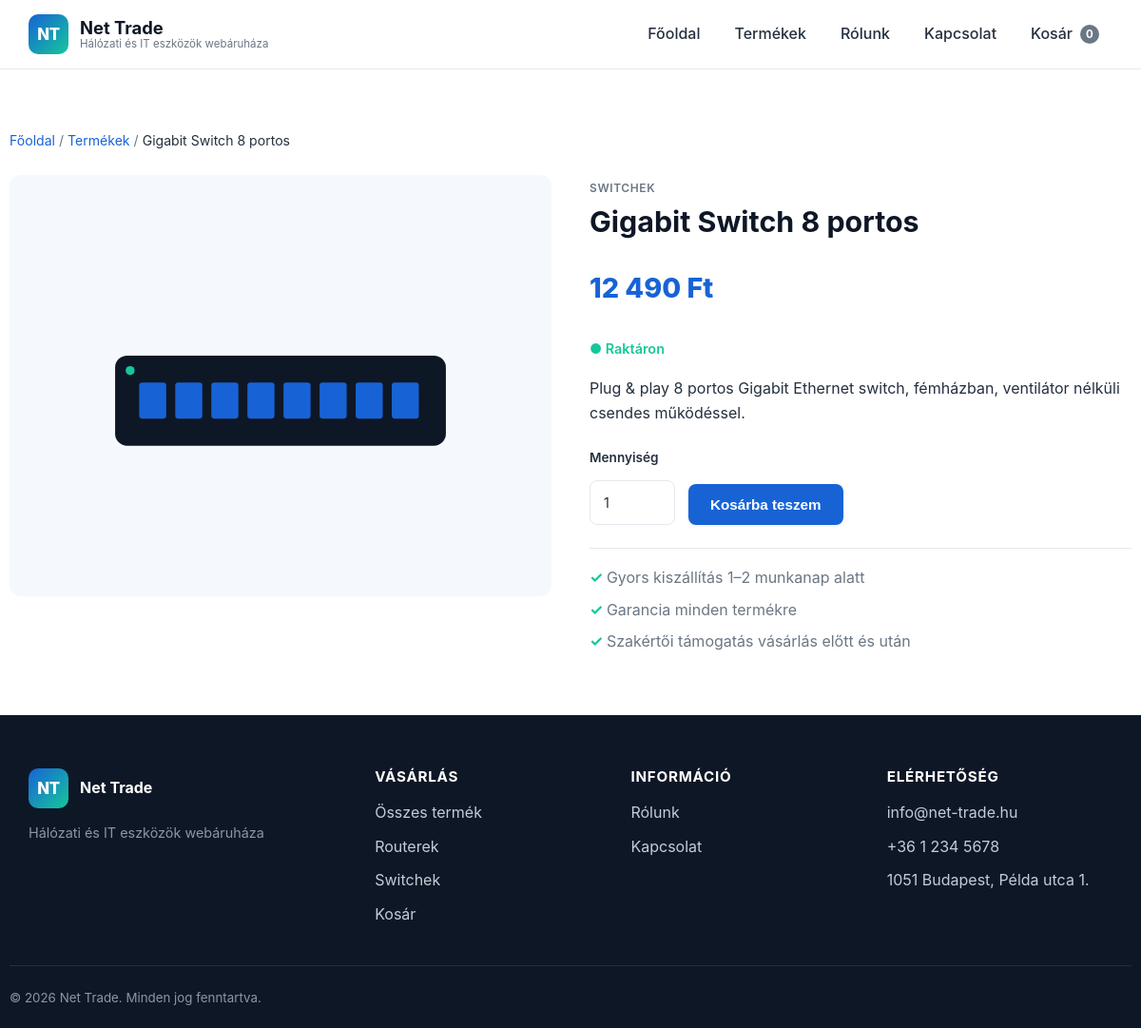
Screenshot of /termek/gigabit-switch-8-port with the database file from the repository.
### tables this page shows
CREATE TABLE IF NOT EXISTS products (
    id          INT AUTO_INCREMENT PRIMARY KEY,
    category_id INT DEFAULT NULL,
    slug        VARCHAR(140) NOT NULL UNIQUE,
    name        VARCHAR(200) NOT NULL,
    short       VARCHAR(300) DEFAULT NULL,
    description TEXT,
    price       DECIMAL(10,2) NOT NULL DEFAULT 0,
    image       VARCHAR(140) DEFAULT 'placeholder.svg',
    stock       INT NOT NULL DEFAULT 0,
    featured    TINYINT(1) NOT NULL DEFAULT 0,
    active      TINYINT(1) NOT NULL DEFAULT 1,
    created_at  TIMESTAMP DEFAULT CURRENT_TIMESTAMP,
    CONSTRAINT fk_products_category FOREIGN KEY (category_id)
        REFERENCES categories (id) ON DELETE SET NULL
);

CREATE TABLE IF NOT EXISTS categories (
    id    INT AUTO_INCREMENT PRIMARY KEY,
    slug  VARCHAR(80) NOT NULL UNIQUE,
    name  VARCHAR(120) NOT NULL,
    icon  VARCHAR(40) DEFAULT NULL
);

### app/Models/Product.php (called while the page is built, shortened)
<?php
final class Product
{
    public static function findBySlug(string $slug): ?array
    {
        $pdo = Database::getConnection();
        $stmt = $pdo->prepare(
            'SELECT p.*, c.slug AS category_slug, c.name AS category_name
             FROM products p LEFT JOIN categories c ON c.id = p.category_id
             WHERE p.slug = :slug AND p.active = 1 LIMIT 1'
        );
        $stmt->execute(['slug' => $slug]);
        $product = $stmt->fetch();
        return $product ?: null;
    }
}

### public/index.php (called while the page is built, shortened)
<?php
spl_autoload_register(static function (string $class): void {
    $prefix = 'App\\';
    $relative = substr($class, strlen($prefix));
    $file = dirname(__DIR__) . '/app/' . str_replace('\\', '/', $relative) . '.php';
});
$config = require dirname(__DIR__) . '/config/config.php';
$router = new Router();
$router->get('/', static function (): string {
    return View::render('home', [
        'title'      => null,
        'categories' => Category::all(),
        'featured'   => Product::featured(),
    ]);
});
$router->get('/termekek', static function (): string {
    $cat = isset($_GET['kategoria']) ? (string) $_GET['kategoria'] : null;
    $q   = isset($_GET['kereses']) ? trim((string) $_GET['kereses']) : null;
    return View::render('products/index', [
        'title'      => 'Termékek',
        'categories' => Category::all(),
        'products'   => Product::all($cat, $q),
        'activeCat'  => $cat,
        'search'     => $q,
    ]);
});
$router->get('/termek/{slug}', static function (array $params): string {
    $product = Product::findBySlug($params['slug']);
    if ($product === null) {
        http_response_code(404);
        return View::render('errors/404', ['title' => 'A termék nem található']);
    }
    return View::render('products/show', [
        'title'   => $product['name'],
        'product' => $product,
    ]);
});
$router->get('/kosar', static function (): string {
    return View::render('cart/index', [
        'title' => 'Kosár',
        'cart'  => Cart::detailed(),
    ]);
});
$router->post('/kosar/hozzaad', static function (): string {
    $id  = (int) ($_POST['product_id'] ?? 0);
    $qty = (int) ($_POST['qty'] ?? 1);
    if ($id > 0) {
        Cart::add($id, $qty);
    }
    redirect('/kosar');
    return '';
});
$router->post('/kosar/frissit', static function (): string {
    foreach (($_POST['qty'] ?? []) as $id => $qty) {
        Cart::update((int) $id, (int) $qty);
    }
    redirect('/kosar');
    return '';
});
$router->post('/kosar/torol', static function (): string {
    Cart::remove((int) ($_POST['product_id'] ?? 0));
    redirect('/kosar');
    return '';
});
$router->get('/penztar', static function (): string {
    return View::render('cart/checkout', [
        'title' => 'Pénztár',
        'cart'  => Cart::detailed(),
    ]);
});
$router->post('/penztar', static function (): string {
    $cart = Cart::detailed();
    if (empty($cart['lines'])) {
        redirect('/kosar');
        return '';
    }
    Cart::clear();
    return View::render('cart/success', [
        'title' => 'Sikeres rendelés',
        'name'  => trim((string) ($_POST['name'] ?? '')),
    ]);
});
$router->get('/kapcsolat', static function (): string {
    return View::render('contact', ['title' => 'Kapcsolat']);
});
$router->post('/kapcsolat', static function (): string {
    return View::render('contact', [
        'title' => 'Kapcsolat',
        'sent'  => true,
        'name'  => trim((string) ($_POST['name'] ?? '')),
    ]);
});
$router->get('/rolunk', static function (): string {
    return View::render('about', ['title' => 'Rólunk']);
});
$router->dispatch($_SERVER['REQUEST_METHOD'], $_SERVER['REQUEST_URI']);

### config/config.php (called while the page is built)
<?php
return [
    'app' => [
        'name'     => getenv('APP_NAME') ?: 'Net Trade',
        'tagline'  => 'Hálózati és IT eszközök webáruháza',
        'url'      => getenv('APP_URL') ?: 'http://localhost:8000',
        'env'      => getenv('APP_ENV') ?: 'local',
        'debug'    => filter_var(getenv('APP_DEBUG') ?: 'true', FILTER_VALIDATE_BOOL),
        'currency' => 'Ft',
    ],
    'contact' => [
        'email'   => 'info@net-trade.hu',
        'phone'   => '+36 1 234 5678',
        'address' => '1051 Budapest, Példa utca 1.',
    ],
    'database' => [
        'driver'   => getenv('DB_DRIVER') ?: 'mysql',
        'host'     => getenv('DB_HOST') ?: '127.0.0.1',
        'port'     => getenv('DB_PORT') ?: '3306',
        'name'     => getenv('DB_NAME') ?: 'net_trade',
        'user'     => getenv('DB_USER') ?: 'root',
        'password' => getenv('DB_PASSWORD') ?: '',
        'charset'  => 'utf8mb4',
    ],
];

### app/Core/View.php (called while the page is built, shortened)
<?php
final class View
{
    public static function render(string $template, array $data = [], string $layout = 'main'): string
    {
        $config = require dirname(__DIR__, 2) . '/config/config.php';
        $data['config'] = $config;
        $content = self::capture("Views/{$template}", $data);
        $data['content'] = $content;
        return self::capture("Views/layouts/{$layout}", $data);
    }
    private static function capture(string $path, array $data): string
    {
        $file = dirname(__DIR__) . '/' . $path . '.php';
        extract($data, EXTR_SKIP);
        include $file;
        return (string) ob_get_clean();
    }
    public static function e(?string $value): string
    {
        return htmlspecialchars($value ?? '', ENT_QUOTES | ENT_SUBSTITUTE, 'UTF-8');
    }
    public static function price(float|int $amount, string $currency = 'Ft'): string
    {
        return number_format((float) $amount, 0, ',', ' ') . ' ' . $currency;
    }
}

### app/Core/Cart.php (called while the page is built, shortened)
<?php
final class Cart
{
    public static function items(): array
    {
        return $_SESSION[self::KEY] ?? [];
    }
    public static function count(): int
    {
        return array_sum(self::items());
    }
}

### app/Views/products/show.php (the view, shortened to what this page needs)
<?php
$currency = $config['app']['currency'];
$inStock = (int) ($product['stock'] ?? 0) > 0;
?>
<section class="section container">
    <nav class="breadcrumb" aria-label="Morzsamenü">
        <a href="/">Főoldal</a> /
        <a href="/termekek">Termékek</a> /
        <span><?= View::e($product['name']) ?></span>
    </nav>
    <div class="product-detail">
        <div class="product-detail__media">
            <img src="/assets/img/products/<?= View::e($product['image'] ?? 'placeholder.svg') ?>"
                 alt="<?= View::e($product['name']) ?>" width="520" height="420">
        </div>
        <div class="product-detail__info">
            <span class="product-card__cat"><?= View::e($product['category_name'] ?? '') ?></span>
            <h1><?= View::e($product['name']) ?></h1>
            <p class="price price--lg"><?= View::price((float) $product['price'], $currency) ?></p>
            <p class="stock <?= $inStock ? 'stock--in' : 'stock--out' ?>">
                <?= $inStock ? '● Raktáron' : '○ Jelenleg nem elérhető' ?>
            </p>
            <p class="product-detail__desc"><?= View::e($product['description'] ?? '') ?></p>
            <form method="post" action="/kosar/hozzaad" class="add-to-cart">
                <label class="qty-field">
                    <span>Mennyiség</span>
                    <input type="number" name="qty" value="1" min="1" max="99">
                </label>
                <button type="submit" class="btn btn--primary" <?= $inStock ? '' : 'disabled' ?>>
                    Kosárba teszem
                </button>
            </form>
            <ul class="product-detail__meta">
                <li>Gyors kiszállítás 1–2 munkanap alatt</li>
                <li>Garancia minden termékre</li>
                <li>Szakértői támogatás vásárlás előtt és után</li>
            </ul>
        </div>
    </div>
</section>

### app/Core/Router.php (shortened to what this page needs)
<?php
final class Router
{
    private array $routes = ['GET' => [], 'POST' => []];
    public function get(string $pattern, callable $handler): void
    {
        $this->routes['GET'][$pattern] = $handler;
    }
    public function post(string $pattern, callable $handler): void
    {
        $this->routes['POST'][$pattern] = $handler;
    }
    public function dispatch(string $method, string $uri): void
    {
        $path = '/' . trim(parse_url($uri, PHP_URL_PATH) ?? '/', '/');
        $path = $path === '//' ? '/' : $path;
        foreach ($this->routes[$method] ?? [] as $pattern => $handler) {
            $regex = '#^' . preg_replace('#\{([a-z_]+)\}#', '(?P<$1>[^/]+)', $pattern) . '$#';
            if (preg_match($regex, $path, $matches)) {
                $params = array_filter($matches, 'is_string', ARRAY_FILTER_USE_KEY);
                echo $handler($params);
                return;
            }
        }
    }
}

### public/assets/css/style.css (style rules this page uses)
:root { --c-primary: #1763d6; --c-primary-dark: #0f4aa3; --c-primary-light: #e8f1fe; --c-accent: #16c79a; --c-dark: #0e1726; --c-text: #25303f; --c-muted: #6b7785; --c-border: #e4e8ee; --c-bg: #ffffff; --c-bg-alt: #f5f8fc; --c-danger: #e0405a; --radius: 12px; --radius-sm: 8px; --shadow-sm: 0 1px 3px rgba(14, 23, 38, .08); --shadow: 0 8px 24px rgba(14, 23, 38, .10); --shadow-lg: 0 16px 48px rgba(14, 23, 38, .14); --container: 1180px; --font: -apple-system, BlinkMacSystemFont, "Segoe UI", Roboto, "Helvetica Neue", Arial, sans-serif; }
* { box-sizing: border-box; }
html { scroll-behavior: smooth; }
body { margin: 0; font-family: var(--font); color: var(--c-text); background: var(--c-bg); line-height: 1.6; -webkit-font-smoothing: antialiased; }
img { max-width: 100%; height: auto; display: block; }
a { color: var(--c-primary); text-decoration: none; }
h1, h2, h3, h4 { line-height: 1.2; color: var(--c-dark); margin: 0 0 .5em; }
.container { width: 100%; max-width: var(--container); margin: 0 auto; padding: 0 20px; }
.section { padding: 64px 0; }
.btn { display: inline-flex; align-items: center; justify-content: center; gap: 8px; padding: 12px 22px; border-radius: var(--radius-sm); font-weight: 600; font-size: .95rem; border: 1px solid transparent; cursor: pointer; transition: all .15s ease; text-align: center; background: var(--c-primary-light); color: var(--c-primary); }
.btn--primary { background: var(--c-primary); color: #fff; box-shadow: var(--shadow-sm); }
.product-card__cat { font-size: .75rem; text-transform: uppercase; letter-spacing: .05em; color: var(--c-muted); font-weight: 600; }
.price { font-weight: 800; font-size: 1.15rem; color: var(--c-dark); }
.price--lg { font-size: 1.8rem; color: var(--c-primary); }
input, textarea, select { width: 100%; padding: 11px 14px; border: 1px solid var(--c-border); border-radius: var(--radius-sm); font: inherit; color: var(--c-text); background: #fff; }
label { display: block; font-weight: 600; font-size: .9rem; }
label input, label textarea { margin-top: 6px; font-weight: 400; }
.breadcrumb { font-size: .88rem; color: var(--c-muted); margin-bottom: 24px; }
.breadcrumb span { color: var(--c-text); }
.product-detail { display: grid; grid-template-columns: 1fr 1fr; gap: 40px; align-items: start; }
.product-detail__media { background: var(--c-bg-alt); border-radius: var(--radius); padding: 32px; }
.product-detail__media img { width: 100%; object-fit: contain; }
.product-detail h1 { font-size: 1.9rem; margin: 6px 0 12px; }
.product-detail__desc { color: var(--c-text); margin: 18px 0; }
.stock { font-weight: 600; font-size: .9rem; }
.stock--in { color: var(--c-accent); }
.add-to-cart { display: flex; align-items: flex-end; gap: 14px; margin: 24px 0; flex-wrap: wrap; }
.qty-field span { display: block; font-size: .85rem; font-weight: 600; margin-bottom: 6px; }
.qty-field input { width: 90px; }
.product-detail__meta { list-style: none; padding: 18px 0 0; margin: 0; border-top: 1px solid var(--c-border); color: var(--c-muted); display: flex; flex-direction: column; gap: 8px; }
.product-detail__meta li::before { content: "✓ "; color: var(--c-accent); font-weight: 700; }

### rows the page displays
products: name "Gigabit Switch 8 portos", image (picture), category.name "SWITCHEK", price "12 490 Ft", description "Plug & play 8 portos Gigabit Ethernet switch, fémházban, ventilátor nélküli csendes működéssel."
